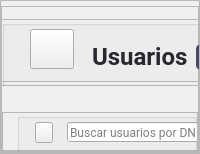
            <widget class="QWidget" name="page_usuarios">
             <layout class="QVBoxLayout" name="verticalLayout_28">
              <property name="spacing">
               <number>0</number>
              </property>
              <property name="leftMargin">
               <number>0</number>
              </property>
              <property name="topMargin">
               <number>0</number>
              </property>
              <property name="rightMargin">
               <number>0</number>
              </property>
              <property name="bottomMargin">
               <number>0</number>
              </property>
              <item>
               <widget class="QStackedWidget" name="stackedWidget_user">
                <property name="currentIndex">
                 <number>0</number>
                </property>
                <widget class="QWidget" name="page_usuarios2">
                 <layout class="QVBoxLayout" name="verticalLayout_16">
                  <property name="spacing">
                   <number>0</number>
                  </property>
                  <property name="leftMargin">
                   <number>0</number>
                  </property>
                  <property name="topMargin">
                   <number>0</number>
                  </property>
                  <property name="rightMargin">
                   <number>0</number>
                  </property>
                  <property name="bottomMargin">
                   <number>0</number>
                  </property>
                  <item>
                   <widget class="QFrame" name="container_stock_2">
                    <property name="frameShape">
                     <enum>QFrame::StyledPanel</enum>
                    </property>
                    <property name="frameShadow">
                     <enum>QFrame::Raised</enum>
                    </property>
                    <layout class="QVBoxLayout" name="verticalLayout_17" stretch="0,0,0">
                     <property name="spacing">
                      <number>0</number>
                     </property>
                     <property name="leftMargin">
                      <number>0</number>
                     </property>
                     <property name="topMargin">
                      <number>0</number>
                     </property>
                     <property name="rightMargin">
                      <number>0</number>
                     </property>
                     <property name="bottomMargin">
                      <number>0</number>
                     </property>
                     <item>
                      <widget class="QFrame" name="top_frame_stock_2">
                       <property name="minimumSize">
                        <size>
                         <width>0</width>
                         <height>80</height>
                        </size>
                       </property>
                       <property name="maximumSize">
                        <size>
                         <width>346</width>
                         <height>70</height>
                        </size>
                       </property>
                       <property name="frameShape">
                        <enum>QFrame::StyledPanel</enum>
                       </property>
                       <property name="frameShadow">
                        <enum>QFrame::Raised</enum>
                       </property>
                       <widget class="QFrame" name="frame_15">
                        <property name="geometry">
                         <rect>
                          <x>0</x>
                          <y>13</y>
                          <width>391</width>
                          <height>70</height>
                         </rect>
                        </property>
                        <property name="minimumSize">
                         <size>
                          <width>354</width>
                          <height>70</height>
                         </size>
                        </property>
                        <property name="maximumSize">
                         <size>
                          <width>16777215</width>
                          <height>50</height>
                         </size>
                        </property>
                        <property name="frameShape">
                         <enum>QFrame::StyledPanel</enum>
                        </property>
                        <property name="frameShadow">
                         <enum>QFrame::Raised</enum>
                        </property>
                        <layout class="QVBoxLayout" name="verticalLayout_18">
                         <property name="spacing">
                          <number>0</number>
                         </property>
                         <property name="leftMargin">
                          <number>0</number>
                         </property>
                         <property name="topMargin">
                          <number>0</number>
                         </property>
                         <property name="rightMargin">
                          <number>0</number>
                         </property>
                         <property name="bottomMargin">
                          <number>0</number>
                         </property>
                         <item>
                          <widget class="QGroupBox" name="groupBox_3">
                           <property name="title">
                            <string/>
                           </property>
                           <widget class="QLabel" name="label_17">
                            <property name="geometry">
                             <rect>
                              <x>90</x>
                              <y>10</y>
                              <width>120</width>
                              <height>52</height>
                             </rect>
                            </property>
                            <property name="minimumSize">
                             <size>
                              <width>66</width>
                              <height>0</height>
                             </size>
                            </property>
                            <property name="maximumSize">
                             <size>
                              <width>120</width>
                              <height>16777215</height>
                             </size>
                            </property>
                            <property name="font">
                             <font>
                              <family>Roboto</family>
                              <pointsize>18</pointsize>
                              <weight>75</weight>
                              <bold>true</bold>
                             </font>
                            </property>
                            <property name="styleSheet">
                             <string notr="true">color: #282830 ;
</string>
                            </property>
                            <property name="text">
                             <string>Usuarios</string>
                            </property>
                            <property name="alignment">
                             <set>Qt::AlignLeading|Qt::AlignLeft|Qt::AlignVCenter</set>
                            </property>
                           </widget>
                           <widget class="QPushButton" name="pushButton_10">
                            <property name="geometry">
                             <rect>
                              <x>23</x>
                              <y>9</y>
                              <width>49</width>
                              <height>40</height>
                             </rect>
                            </property>
                            <property name="maximumSize">
                             <size>
                              <width>60</width>
                              <height>60</height>
                             </size>
                            </property>
                            <property name="styleSheet">
                             <string notr="true">margin-left:5px</string>
                            </property>
                            <property name="text">
                             <string/>
                            </property>
                            <property name="icon">
                             <iconset resource="../img/img_oficiales.qrc">
                              <normaloff>:/img/user.png</normaloff>:/img/user.png</iconset>
                            </property>
                            <property name="iconSize">
                             <size>
                              <width>40</width>
                              <height>40</height>
                             </size>
                            </property>
                           </widget>
                           <widget class="QPushButton" name="user_new_btn">
                            <property name="geometry">
                             <rect>
                              <x>194</x>
                              <y>24</y>
                              <width>121</width>
                              <height>26</height>
                             </rect>
                            </property>
                            <property name="minimumSize">
                             <size>
                              <width>0</width>
                              <height>26</height>
                             </size>
                            </property>
                            <property name="font">
                             <font>
                              <family>Roboto</family>
                              <pointsize>9</pointsize>
                              <weight>75</weight>
                              <bold>true</bold>
                             </font>
                            </property>
                            <property name="cursor">
                             <cursorShape>PointingHandCursor</cursorShape>
                            </property>
                            <property name="styleSheet">
                             <string notr="true">QPushButton{
background-color: rgb(71, 71, 103);
color:#fff;
padding-right:15px;
border-radius: 5px;
text-align:right;
}

QPushButton:hover{
background-color: rgba(71, 71, 103,180);

}</string>
                            </property>
                            <property name="text">
                             <string>Nuevo Usuario</string>
                            </property>
                            <property name="icon">
                             <iconset resource="../img/img_oficiales.qrc">
                              <normaloff>:/img/plus.png</normaloff>:/img/plus.png</iconset>
                            </property>
                            <property name="iconSize">
                             <size>
                              <width>13</width>
                              <height>13</height>
                             </size>
                            </property>
                           </widget>
                          </widget>
                         </item>
                        </layout>
                       </widget>
                      </widget>
                     </item>
                     <item>
                      <widget class="QFrame" name="mid_stock_2">
                       <property name="maximumSize">
                        <size>
                         <width>16777215</width>
                         <height>70</height>
                        </size>
                       </property>
                       <property name="frameShape">
                        <enum>QFrame::StyledPanel</enum>
                       </property>
                       <property name="frameShadow">
                        <enum>QFrame::Raised</enum>
                       </property>
                       <layout class="QVBoxLayout" name="verticalLayout_19">
                        <property name="spacing">
                         <number>0</number>
                        </property>
                        <property name="leftMargin">
                         <number>0</number>
                        </property>
                        <property name="topMargin">
                         <number>30</number>
                        </property>
                        <property name="rightMargin">
                         <number>0</number>
                        </property>
                        <property name="bottomMargin">
                         <number>0</number>
                        </property>
                        <item alignment="Qt::AlignBottom">
                         <widget class="QFrame" name="frame_16">
                          <property name="minimumSize">
                           <size>
                            <width>0</width>
                            <height>50</height>
                           </size>
                          </property>
                          <property name="maximumSize">
                           <size>
                            <width>16777215</width>
                            <height>50</height>
                           </size>
                          </property>
                          <property name="frameShape">
                           <enum>QFrame::StyledPanel</enum>
                          </property>
                          <property name="frameShadow">
                           <enum>QFrame::Raised</enum>
                          </property>
                          <layout class="QVBoxLayout" name="verticalLayout_20">
                           <property name="spacing">
                            <number>0</number>
                           </property>
                           <property name="leftMargin">
                            <number>0</number>
                           </property>
                           <property name="topMargin">
                            <number>0</number>
                           </property>
                           <property name="rightMargin">
                            <number>0</number>
                           </property>
                           <property name="bottomMargin">
                            <number>0</number>
                           </property>
                           <item>
                            <widget class="QGroupBox" name="groupBox_6">
                             <property name="minimumSize">
                              <size>
                               <width>0</width>
                               <height>50</height>
                              </size>
                             </property>
                             <property name="styleSheet">
                              <string notr="true">margin-left: 14px</string>
                             </property>
                             <property name="title">
                              <string/>
                             </property>
                             <widget class="QPushButton" name="btn_buscarU">
                              <property name="geometry">
                               <rect>
                                <x>18</x>
                                <y>9</y>
                                <width>32</width>
                                <height>21</height>
                               </rect>
                              </property>
                              <property name="minimumSize">
                               <size>
                                <width>0</width>
                                <height>21</height>
                               </size>
                              </property>
                              <property name="cursor">
                               <cursorShape>PointingHandCursor</cursorShape>
                              </property>
                              <property name="text">
                               <string/>
                              </property>
                              <property name="icon">
                               <iconset resource="../img/img_oficiales.qrc">
                                <normaloff>:/img/LupaB.png</normaloff>:/img/LupaB.png</iconset>
                              </property>
                              <property name="iconSize">
                               <size>
                                <width>60</width>
                                <height>47</height>
                               </size>
                              </property>
                             </widget>
                             <widget class="QLineEdit" name="lineEdit_3">
                              <property name="geometry">
                               <rect>
                                <x>50</x>
                                <y>9</y>
                                <width>301</width>
                                <height>20</height>
                               </rect>
                              </property>
                              <property name="minimumSize">
                               <size>
                                <width>0</width>
                                <height>20</height>
                               </size>
                              </property>
                              <property name="styleSheet">
                               <string notr="true">font-family: Roboto;
</string>
                              </property>
                              <property name="text">
                               <string/>
                              </property>
                              <property name="placeholderText">
                               <string>Buscar usuarios por DNI, nombre o apellido</string>
                              </property>
                             </widget>
                            </widget>
                           </item>
                          </layout>
                         </widget>
                        </item>
                       </layout>
                      </widget>
                     </item>
                     <item>
                      <widget class="QFrame" name="bottom_stock_2">
                       <property name="frameShape">
                        <enum>QFrame::StyledPanel</enum>
                       </property>
                       <property name="frameShadow">
                        <enum>QFrame::Raised</enum>
                       </property>
                       <layout class="QVBoxLayout" name="verticalLayout_21">
                        <property name="spacing">
                         <number>0</number>
                        </property>
                        <property name="leftMargin">
                         <number>0</number>
                        </property>
                        <property name="topMargin">
                         <number>0</number>
                        </property>
                        <property name="rightMargin">
                         <number>0</number>
                        </property>
                        <property name="bottomMargin">
                         <number>0</number>
                        </property>
                        <item>
                         <widget class="QFrame" name="frame_17">
                          <property name="frameShape">
                           <enum>QFrame::StyledPanel</enum>
                          </property>
                          <property name="frameShadow">
                           <enum>QFrame::Raised</enum>
                          </property>
                          <widget class="QTableWidget" name="tableWidget_usuarios">
                           <property name="geometry">
                            <rect>
                             <x>30</x>
                             <y>40</y>
                             <width>881</width>
                             <height>501</height>
                            </rect>
                           </property>
                           <property name="cursor" stdset="0">
                            <cursorShape>PointingHandCursor</cursorShape>
                           </property>
                           <property name="styleSheet">
                            <string notr="true">QTableWidget{
font-size: 11pt;
margin-left: 0px;
margin-top:15px;
color: #000;
font-family: Roboto;
text-align:center;
}
QheaderView::item
    {
text-align:center;

    }
QHeaderView::section {
    background-color: #394353;
	border-radius: 11px;
	color:#fff;
    font-size: 9pt;
	font-family:Roboto;
}

QHeaderView::section:horizontal
{
    border-top: 1px solid #394353;

}

QHeaderView::section:vertical
{

    border-left: 1px solid #394353;
}</string>
                           </property>
                           <property name="editTriggers">
                            <set>QAbstractItemView::NoEditTriggers</set>
                           </property>
                           <property name="showGrid">
                            <bool>false</bool>
                           </property>
                           <attribute name="horizontalHeaderVisible">
                            <bool>false</bool>
                           </attribute>
                           <attribute name="horizontalHeaderCascadingSectionResizes">
                            <bool>true</bool>
                           </attribute>
                           <attribute name="horizontalHeaderDefaultSectionSize">
                            <number>169</number>
                           </attribute>
                           <attribute name="horizontalHeaderShowSortIndicator" stdset="0">
                            <bool>true</bool>
                           </attribute>
                           <attribute name="horizontalHeaderStretchLastSection">
                            <bool>true</bool>
                           </attribute>
                           <attribute name="verticalHeaderVisible">
                            <bool>false</bool>
                           </attribute>
                           <attribute name="verticalHeaderDefaultSectionSize">
                            <number>41</number>
                           </attribute>
                           <column>
                            <property name="text">
                             <string>New Column</string>
                            </property>
                           </column>
                           <column>
                            <property name="text">
                             <string>New Column</string>
                            </property>
                           </column>
                           <column>
                            <property name="text">
                             <string>New Column</string>
                            </property>
                           </column>
                           <column>
                            <property name="text">
                             <string>New Column</string>
                            </property>
                           </column>
                           <column>
                            <property name="text">
                             <string>New Column</string>
                            </property>
                           </column>
                          </widget>
                          <widget class="QFrame" name="frame_18">
                           <property name="geometry">
                            <rect>
                             <x>20</x>
                             <y>9</y>
                             <width>861</width>
                             <height>41</height>
                            </rect>
                           </property>
                           <property name="minimumSize">
                            <size>
                             <width>56</width>
                             <height>41</height>
                            </size>
                           </property>
                           <property name="styleSheet">
                            <string notr="true">background-color: rgb(232, 232, 232);
border-radius:15px;</string>
                           </property>
                           <property name="frameShape">
                            <enum>QFrame::StyledPanel</enum>
                           </property>
                           <property name="frameShadow">
                            <enum>QFrame::Raised</enum>
                           </property>
                           <layout class="QHBoxLayout" name="horizontalLayout_14">
                            <item alignment="Qt::AlignLeft">
                             <widget class="QLabel" name="label_18">
                              <property name="font">
                               <font>
                                <family>Roboto</family>
                                <pointsize>11</pointsize>
                                <weight>75</weight>
                                <bold>true</bold>
                               </font>
                              </property>
                              <property name="styleSheet">
                               <string notr="true">background: none;
color: #282830 ;
</string>
                              </property>
                              <property name="text">
                               <string>Código</string>
                              </property>
                             </widget>
                            </item>
                            <item alignment="Qt::AlignLeft">
                             <widget class="QLabel" name="label_19">
                              <property name="font">
                               <font>
                                <family>Roboto</family>
                                <pointsize>11</pointsize>
                                <weight>75</weight>
                                <bold>true</bold>
                               </font>
                              </property>
                              <property name="styleSheet">
                               <string notr="true">background: none;
color: #282830 ;

</string>
                              </property>
                              <property name="text">
                               <string>Nombre</string>
                              </property>
                             </widget>
                            </item>
                            <item alignment="Qt::AlignLeft">
                             <widget class="QLabel" name="label_20">
                              <property name="font">
                               <font>
                                <family>Roboto</family>
                                <pointsize>11</pointsize>
                                <weight>75</weight>
                                <bold>true</bold>
                               </font>
                              </property>
                              <property name="styleSheet">
                               <string notr="true">background: none;
color: #282830 ;
</string>
                              </property>
                              <property name="text">
                               <string>Apellido</string>
                              </property>
                             </widget>
                            </item>
                            <item alignment="Qt::AlignLeft">
                             <widget class="QLabel" name="label_21">
                              <property name="font">
                               <font>
                                <family>Roboto</family>
                                <pointsize>11</pointsize>
                                <weight>75</weight>
                                <bold>true</bold>
                               </font>
                              </property>
                              <property name="styleSheet">
                               <string notr="true">background: none;
color: #282830 ;
</string>
                              </property>
                              <property name="text">
                               <string>Tipo</string>
                              </property>
                             </widget>
                            </item>
                            <item alignment="Qt::AlignLeft">
                             <widget class="QLabel" name="label_22">
                              <property name="font">
                               <font>
                                <family>Roboto</family>
                                <pointsize>11</pointsize>
                                <weight>75</weight>
                                <bold>true</bold>
                               </font>
                              </property>
                              <property name="styleSheet">
                               <string notr="true">background: none;
color: #282830 ;
</string>
                              </property>
                              <property name="text">
                               <string>Fecha de Nacimiento</string>
                              </property>
                             </widget>
                            </item>
                           </layout>
                          </widget>
                          <widget class="QPushButton" name="btn_actualizarUsuarios">
                           <property name="geometry">
                            <rect>
                             <x>880</x>
                             <y>20</y>
                             <width>31</width>
                             <height>21</height>
                            </rect>
                           </property>
                           <property name="minimumSize">
                            <size>
                             <width>0</width>
                             <height>21</height>
                            </size>
                           </property>
                           <property name="cursor">
                            <cursorShape>PointingHandCursor</cursorShape>
                           </property>
                           <property name="text">
                            <string/>
                           </property>
                           <property name="icon">
                            <iconset resource="../img/img_oficiales.qrc">
                             <normaloff>:/img/refresh.png</normaloff>:/img/refresh.png</iconset>
                           </property>
                           <property name="iconSize">
                            <size>
                             <width>33</width>
                             <height>16</height>
                            </size>
                           </property>
                          </widget>
                         </widget>
                        </item>
                       </layout>
                      </widget>
                     </item>
                    </layout>
                   </widget>
                  </item>
                 </layout>
                </widget>
                <widget class="QWidget" name="page_movimientos_2">
                 <layout class="QVBoxLayout" name="verticalLayout_22">
                  <property name="spacing">
                   <number>0</number>
                  </property>
                  <property name="leftMargin">
                   <number>0</number>
                  </property>
                  <property name="topMargin">
                   <number>0</number>
                  </property>
                  <property name="rightMargin">
                   <number>0</number>
                  </property>
                  <property name="bottomMargin">
                   <number>0</number>
                  </property>
                 </layout>
                </widget>
               </widget>
              </item>
             </layout>
            </widget>
